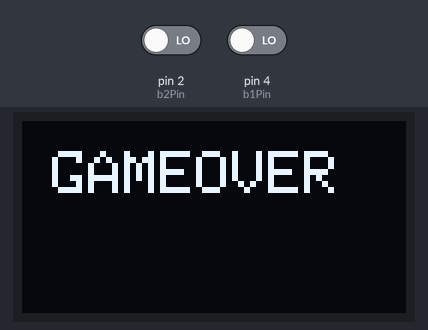
A sketch run on a simulated Arduino Uno, built with avr-gcc and run on an emulated ATmega328P. On the bench: 128×64 one-colour display. Inputs (shaded band) come from the test bench; at power-on: pin 2 (b2Pin) LOW, pin 4 (b1Pin) LOW.

Above: at 1.1 s.

The sketch:

oled_screen_PONG.ino
```cpp
#include <SPI.h>
#include <Wire.h>
#include <Adafruit_GFX.h>
#include <Adafruit_SSD1306.h>

#define SCREEN_WIDTH 128 // OLED display width, in pixels
#define SCREEN_HEIGHT 64 // OLED display height, in pixels

//#define OLED_RESET     -1 // Reset pin # (or -1 if sharing Arduino reset pin)

Adafruit_SSD1306 display(-1); //(OLED_RESET)

int b1Pin = 4, b2Pin=2; //buttons pins
bool GAMEOVER = 0;
struct paddle     //game objects
{
  int w=2;
  int h=25;
  int x=0;
  int y=SCREEN_HEIGHT/2 - h/2;

}playerPaddle,AIPaddle;
struct Ball
{
  int x = SCREEN_WIDTH/2,y=SCREEN_HEIGHT/2;
  int vx = 10,vy=8;
  int r = 2;
}ball;

//functions
void displayPaddles(struct paddle p1,struct paddle p2)
{
  display.fillRect(p1.x,p1.y,p1.w,p1.h,1);
  display.fillRect(p2.x,p2.y,p2.w,p2.h,1);
}
void displayBall(struct Ball ball)
{
  display.fillCircle(ball.x,ball.y,ball.r,1);
}
void updateBall(struct Ball &ball)
{
  ball.x += ball.vx;
  ball.y += ball.vy;
  if (ball.x > SCREEN_WIDTH - ball.r || ball.x < ball.r)
    ball.vx *= -1;
  if (ball.y > SCREEN_HEIGHT - ball.r || ball.y < ball.r)
    ball.vy *= -1;
}
void updateAIPaddle(struct paddle &p,struct Ball &ball)
{
  p.y = ball.y - p.h/2;
  if(ball.x>p.x-ball.r)
    ball.vx *= -1;
}
void input(struct paddle &p,int b1,int b2)
{
  int vy = 8;
  if(digitalRead(b1)==HIGH  && p.y<SCREEN_HEIGHT-p.h)
    p.y+= vy;
  if(digitalRead(b2)==HIGH && p.y > 0)
    p.y-= vy;
}
void collision(struct Ball &ball,struct paddle leftPaddle,struct paddle rightPaddle)
{
  if( ball.x <leftPaddle.x+leftPaddle.w+ball.r)
  {
      if(ball.y < leftPaddle.y + leftPaddle.h && ball.y >leftPaddle.y)
        ball.vx *= -1;
      else GAMEOVER = 1;
  }
}

void gameover()
{
  if(GAMEOVER){
    display.clearDisplay();
    display.setCursor(10,10);
    display.setTextSize(2);
    display.setTextColor(1);
    display.println("GAMEOVER");
    display.display();
    //delay(5000); // no need for delay cuz ball can never escape from gameover position
  }
}
//arduino main loop functions
void setup() {
  Serial.begin(9600);
  if(!display.begin(SSD1306_SWITCHCAPVCC, 0x3C)) { // Address 0x3C for 128x64
    Serial.println(F("SSD1306 allocation failed"));
    for(;;); // Don't proceed, loop forever
  }
  pinMode(b1Pin,INPUT);
  pinMode(b2Pin,INPUT);

  playerPaddle.x = 16;
  AIPaddle.x = SCREEN_WIDTH - playerPaddle.x;

}

void loop() {
  display.clearDisplay();
    input(playerPaddle,b1Pin,b2Pin);
    collision(ball,playerPaddle,AIPaddle);
    updateBall(ball);
    updateAIPaddle(AIPaddle,ball);
    displayPaddles(playerPaddle,AIPaddle);
    displayBall(ball);
    gameover();
  display.display();
}
```
